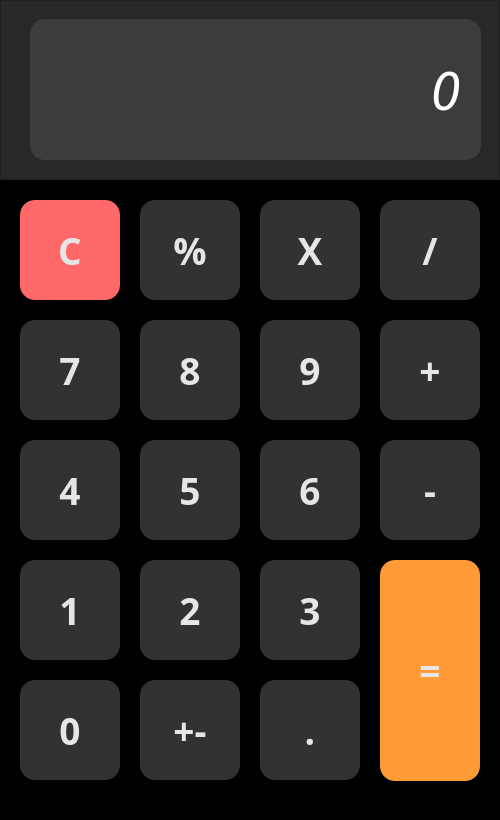
<?xml version="1.0" encoding="UTF-8"?>
<ui version="4.0">
 <class>Calculator</class>
 <widget class="QMainWindow" name="Calculator">
  <property name="geometry">
   <rect>
    <x>0</x>
    <y>0</y>
    <width>500</width>
    <height>820</height>
   </rect>
  </property>
  <property name="minimumSize">
   <size>
    <width>500</width>
    <height>820</height>
   </size>
  </property>
  <property name="maximumSize">
   <size>
    <width>500</width>
    <height>820</height>
   </size>
  </property>
  <property name="windowTitle">
   <string>Calculator</string>
  </property>
  <property name="styleSheet">
   <string notr="true">background-color: rgb(0, 0, 0);</string>
  </property>
  <widget class="QWidget" name="centralwidget">
   <layout class="QVBoxLayout" name="verticalLayout">
    <property name="spacing">
     <number>0</number>
    </property>
    <property name="leftMargin">
     <number>0</number>
    </property>
    <property name="topMargin">
     <number>0</number>
    </property>
    <property name="rightMargin">
     <number>0</number>
    </property>
    <property name="bottomMargin">
     <number>0</number>
    </property>
    <item>
     <widget class="QFrame" name="visor_frame">
      <property name="maximumSize">
       <size>
        <width>16777215</width>
        <height>180</height>
       </size>
      </property>
      <property name="styleSheet">
       <string notr="true">background-color: rgb(40, 40, 40);</string>
      </property>
      <property name="frameShape">
       <enum>QFrame::StyledPanel</enum>
      </property>
      <property name="frameShadow">
       <enum>QFrame::Raised</enum>
      </property>
      <widget class="QLabel" name="visor">
       <property name="geometry">
        <rect>
         <x>49</x>
         <y>39</y>
         <width>411</width>
         <height>101</height>
        </rect>
       </property>
       <property name="sizeIncrement">
        <size>
         <width>0</width>
         <height>0</height>
        </size>
       </property>
       <property name="font">
        <font>
         <family>Montserrat Light</family>
         <pointsize>40</pointsize>
         <weight>50</weight>
         <italic>true</italic>
         <bold>false</bold>
        </font>
       </property>
       <property name="styleSheet">
        <string notr="true">background-color: rgb(60, 60, 60);
color: rgb(255, 255, 255);
border-color: rgb(175, 175, 175);
border-radius: 15px;</string>
       </property>
       <property name="frameShape">
        <enum>QFrame::NoFrame</enum>
       </property>
       <property name="lineWidth">
        <number>1</number>
       </property>
       <property name="text">
        <string>0</string>
       </property>
       <property name="alignment">
        <set>Qt::AlignRight|Qt::AlignTrailing|Qt::AlignVCenter</set>
       </property>
      </widget>
      <widget class="QFrame" name="frame">
       <property name="geometry">
        <rect>
         <x>30</x>
         <y>19</y>
         <width>451</width>
         <height>141</height>
        </rect>
       </property>
       <property name="styleSheet">
        <string notr="true">background-color: rgb(60, 60, 60);
color: rgb(255, 255, 255);
border-color: rgb(175, 175, 175);
border-radius: 15px;</string>
       </property>
       <property name="frameShape">
        <enum>QFrame::StyledPanel</enum>
       </property>
       <property name="frameShadow">
        <enum>QFrame::Raised</enum>
       </property>
      </widget>
      <zorder>frame</zorder>
      <zorder>visor</zorder>
     </widget>
    </item>
    <item>
     <widget class="QFrame" name="teclas_frame">
      <property name="styleSheet">
       <string notr="true">background-color: rgb(0, 0, 0);</string>
      </property>
      <property name="frameShape">
       <enum>QFrame::StyledPanel</enum>
      </property>
      <property name="frameShadow">
       <enum>QFrame::Raised</enum>
      </property>
      <widget class="QPushButton" name="clearButton">
       <property name="geometry">
        <rect>
         <x>20</x>
         <y>20</y>
         <width>100</width>
         <height>100</height>
        </rect>
       </property>
       <property name="font">
        <font>
         <family>Montserrat Black</family>
         <pointsize>28</pointsize>
         <weight>75</weight>
         <bold>true</bold>
        </font>
       </property>
       <property name="styleSheet">
        <string notr="true">background-color: rgb(255, 105, 105);
color: rgb(230, 230, 230);
border-radius: 15px;</string>
       </property>
       <property name="text">
        <string>C</string>
       </property>
      </widget>
      <widget class="QPushButton" name="percentButton">
       <property name="geometry">
        <rect>
         <x>140</x>
         <y>20</y>
         <width>100</width>
         <height>100</height>
        </rect>
       </property>
       <property name="font">
        <font>
         <family>Montserrat Black</family>
         <pointsize>28</pointsize>
         <weight>75</weight>
         <bold>true</bold>
        </font>
       </property>
       <property name="styleSheet">
        <string notr="true">background-color: rgb(50, 50, 50);
color: rgb(230, 230, 230);
border-radius: 15px;</string>
       </property>
       <property name="text">
        <string>%</string>
       </property>
      </widget>
      <widget class="QPushButton" name="multiplyButton">
       <property name="geometry">
        <rect>
         <x>260</x>
         <y>20</y>
         <width>100</width>
         <height>100</height>
        </rect>
       </property>
       <property name="font">
        <font>
         <family>Montserrat Black</family>
         <pointsize>28</pointsize>
         <weight>75</weight>
         <bold>true</bold>
        </font>
       </property>
       <property name="styleSheet">
        <string notr="true">background-color: rgb(50, 50, 50);
color: rgb(230, 230, 230);
border-radius: 15px;</string>
       </property>
       <property name="text">
        <string>X</string>
       </property>
      </widget>
      <widget class="QPushButton" name="divisionButton">
       <property name="geometry">
        <rect>
         <x>380</x>
         <y>20</y>
         <width>100</width>
         <height>100</height>
        </rect>
       </property>
       <property name="font">
        <font>
         <family>Montserrat Black</family>
         <pointsize>28</pointsize>
         <weight>75</weight>
         <bold>true</bold>
        </font>
       </property>
       <property name="styleSheet">
        <string notr="true">background-color: rgb(50, 50, 50);
color: rgb(230, 230, 230);
border-radius: 15px;</string>
       </property>
       <property name="text">
        <string>/</string>
       </property>
      </widget>
      <widget class="QPushButton" name="sevenButton">
       <property name="geometry">
        <rect>
         <x>20</x>
         <y>140</y>
         <width>100</width>
         <height>100</height>
        </rect>
       </property>
       <property name="font">
        <font>
         <family>Montserrat Black</family>
         <pointsize>28</pointsize>
         <weight>75</weight>
         <bold>true</bold>
        </font>
       </property>
       <property name="styleSheet">
        <string notr="true">background-color: rgb(50, 50, 50);
color: rgb(230, 230, 230);
border-radius: 15px;</string>
       </property>
       <property name="text">
        <string>7</string>
       </property>
      </widget>
      <widget class="QPushButton" name="eightButton">
       <property name="geometry">
        <rect>
         <x>140</x>
         <y>140</y>
         <width>100</width>
         <height>100</height>
        </rect>
       </property>
       <property name="font">
        <font>
         <family>Montserrat Black</family>
         <pointsize>28</pointsize>
         <weight>75</weight>
         <bold>true</bold>
        </font>
       </property>
       <property name="styleSheet">
        <string notr="true">background-color: rgb(50, 50, 50);
color: rgb(230, 230, 230);
border-radius: 15px;</string>
       </property>
       <property name="text">
        <string>8</string>
       </property>
      </widget>
      <widget class="QPushButton" name="nineButton">
       <property name="geometry">
        <rect>
         <x>260</x>
         <y>140</y>
         <width>100</width>
         <height>100</height>
        </rect>
       </property>
       <property name="font">
        <font>
         <family>Montserrat Black</family>
         <pointsize>28</pointsize>
         <weight>75</weight>
         <bold>true</bold>
        </font>
       </property>
       <property name="styleSheet">
        <string notr="true">background-color: rgb(50, 50, 50);
color: rgb(230, 230, 230);
border-radius: 15px;</string>
       </property>
       <property name="text">
        <string>9</string>
       </property>
      </widget>
      <widget class="QPushButton" name="addButton">
       <property name="geometry">
        <rect>
         <x>380</x>
         <y>140</y>
         <width>100</width>
         <height>100</height>
        </rect>
       </property>
       <property name="font">
        <font>
         <family>Montserrat Black</family>
         <pointsize>28</pointsize>
         <weight>75</weight>
         <bold>true</bold>
        </font>
       </property>
       <property name="styleSheet">
        <string notr="true">background-color: rgb(50, 50, 50);
color: rgb(230, 230, 230);
border-radius: 15px;</string>
       </property>
       <property name="text">
        <string>+</string>
       </property>
      </widget>
      <widget class="QPushButton" name="fourButton">
       <property name="geometry">
        <rect>
         <x>20</x>
         <y>260</y>
         <width>100</width>
         <height>100</height>
        </rect>
       </property>
       <property name="font">
        <font>
         <family>Montserrat Black</family>
         <pointsize>28</pointsize>
         <weight>75</weight>
         <bold>true</bold>
        </font>
       </property>
       <property name="styleSheet">
        <string notr="true">background-color: rgb(50, 50, 50);
color: rgb(230, 230, 230);
border-radius: 15px;</string>
       </property>
       <property name="text">
        <string>4</string>
       </property>
      </widget>
      <widget class="QPushButton" name="oneButton">
       <property name="geometry">
        <rect>
         <x>20</x>
         <y>380</y>
         <width>100</width>
         <height>100</height>
        </rect>
       </property>
       <property name="font">
        <font>
         <family>Montserrat Black</family>
         <pointsize>28</pointsize>
         <weight>75</weight>
         <bold>true</bold>
        </font>
       </property>
       <property name="styleSheet">
        <string notr="true">background-color: rgb(50, 50, 50);
color: rgb(230, 230, 230);
border-radius: 15px;</string>
       </property>
       <property name="text">
        <string>1</string>
       </property>
      </widget>
      <widget class="QPushButton" name="threeButton">
       <property name="geometry">
        <rect>
         <x>260</x>
         <y>380</y>
         <width>100</width>
         <height>100</height>
        </rect>
       </property>
       <property name="font">
        <font>
         <family>Montserrat Black</family>
         <pointsize>28</pointsize>
         <weight>75</weight>
         <bold>true</bold>
        </font>
       </property>
       <property name="styleSheet">
        <string notr="true">background-color: rgb(50, 50, 50);
color: rgb(230, 230, 230);
border-radius: 15px;</string>
       </property>
       <property name="text">
        <string>3</string>
       </property>
      </widget>
      <widget class="QPushButton" name="fiveButton">
       <property name="geometry">
        <rect>
         <x>140</x>
         <y>260</y>
         <width>100</width>
         <height>100</height>
        </rect>
       </property>
       <property name="font">
        <font>
         <family>Montserrat Black</family>
         <pointsize>28</pointsize>
         <weight>75</weight>
         <bold>true</bold>
        </font>
       </property>
       <property name="styleSheet">
        <string notr="true">background-color: rgb(50, 50, 50);
color: rgb(230, 230, 230);
border-radius: 15px;</string>
       </property>
       <property name="text">
        <string>5</string>
       </property>
      </widget>
      <widget class="QPushButton" name="sixButton">
       <property name="geometry">
        <rect>
         <x>260</x>
         <y>260</y>
         <width>100</width>
         <height>100</height>
        </rect>
       </property>
       <property name="font">
        <font>
         <family>Montserrat Black</family>
         <pointsize>28</pointsize>
         <weight>75</weight>
         <bold>true</bold>
        </font>
       </property>
       <property name="styleSheet">
        <string notr="true">background-color: rgb(50, 50, 50);
color: rgb(230, 230, 230);
border-radius: 15px;</string>
       </property>
       <property name="text">
        <string>6</string>
       </property>
      </widget>
      <widget class="QPushButton" name="equalButton">
       <property name="geometry">
        <rect>
         <x>380</x>
         <y>380</y>
         <width>100</width>
         <height>221</height>
        </rect>
       </property>
       <property name="font">
        <font>
         <family>Montserrat Black</family>
         <pointsize>28</pointsize>
         <weight>75</weight>
         <bold>true</bold>
        </font>
       </property>
       <property name="styleSheet">
        <string notr="true">background-color: rgb(255, 155, 55);
color: rgb(230, 230, 230);
border-radius: 15px;</string>
       </property>
       <property name="text">
        <string>=</string>
       </property>
      </widget>
      <widget class="QPushButton" name="twoButton">
       <property name="geometry">
        <rect>
         <x>140</x>
         <y>380</y>
         <width>100</width>
         <height>100</height>
        </rect>
       </property>
       <property name="font">
        <font>
         <family>Montserrat Black</family>
         <pointsize>28</pointsize>
         <weight>75</weight>
         <bold>true</bold>
        </font>
       </property>
       <property name="styleSheet">
        <string notr="true">background-color: rgb(50, 50, 50);
color: rgb(230, 230, 230);
border-radius: 15px;</string>
       </property>
       <property name="text">
        <string>2</string>
       </property>
      </widget>
      <widget class="QPushButton" name="plusminusButton">
       <property name="geometry">
        <rect>
         <x>140</x>
         <y>500</y>
         <width>100</width>
         <height>100</height>
        </rect>
       </property>
       <property name="font">
        <font>
         <family>Montserrat Black</family>
         <pointsize>28</pointsize>
         <weight>75</weight>
         <bold>true</bold>
        </font>
       </property>
       <property name="styleSheet">
        <string notr="true">background-color: rgb(50, 50, 50);
color: rgb(230, 230, 230);
border-radius: 15px;</string>
       </property>
       <property name="text">
        <string>+-</string>
       </property>
      </widget>
      <widget class="QPushButton" name="decimalButton">
       <property name="geometry">
        <rect>
         <x>260</x>
         <y>500</y>
         <width>100</width>
         <height>100</height>
        </rect>
       </property>
       <property name="font">
        <font>
         <family>Montserrat Black</family>
         <pointsize>28</pointsize>
         <weight>75</weight>
         <bold>true</bold>
        </font>
       </property>
       <property name="styleSheet">
        <string notr="true">background-color: rgb(50, 50, 50);
color: rgb(230, 230, 230);
border-radius: 15px;</string>
       </property>
       <property name="text">
        <string>.</string>
       </property>
      </widget>
      <widget class="QPushButton" name="zeroButton">
       <property name="geometry">
        <rect>
         <x>20</x>
         <y>500</y>
         <width>100</width>
         <height>100</height>
        </rect>
       </property>
       <property name="font">
        <font>
         <family>Montserrat Black</family>
         <pointsize>28</pointsize>
         <weight>75</weight>
         <bold>true</bold>
        </font>
       </property>
       <property name="styleSheet">
        <string notr="true">background-color: rgb(50, 50, 50);
color: rgb(230, 230, 230);
border-radius: 15px;</string>
       </property>
       <property name="text">
        <string>0</string>
       </property>
      </widget>
      <widget class="QPushButton" name="subButton">
       <property name="geometry">
        <rect>
         <x>380</x>
         <y>260</y>
         <width>100</width>
         <height>100</height>
        </rect>
       </property>
       <property name="font">
        <font>
         <family>Montserrat Black</family>
         <pointsize>28</pointsize>
         <weight>75</weight>
         <bold>true</bold>
        </font>
       </property>
       <property name="styleSheet">
        <string notr="true">background-color: rgb(50, 50, 50);
color: rgb(230, 230, 230);
border-radius: 15px;</string>
       </property>
       <property name="text">
        <string>-</string>
       </property>
      </widget>
     </widget>
    </item>
   </layout>
  </widget>
  <widget class="QMenuBar" name="menubar">
   <property name="geometry">
    <rect>
     <x>0</x>
     <y>0</y>
     <width>500</width>
     <height>26</height>
    </rect>
   </property>
  </widget>
 </widget>
 <resources/>
 <connections/>
</ui>
